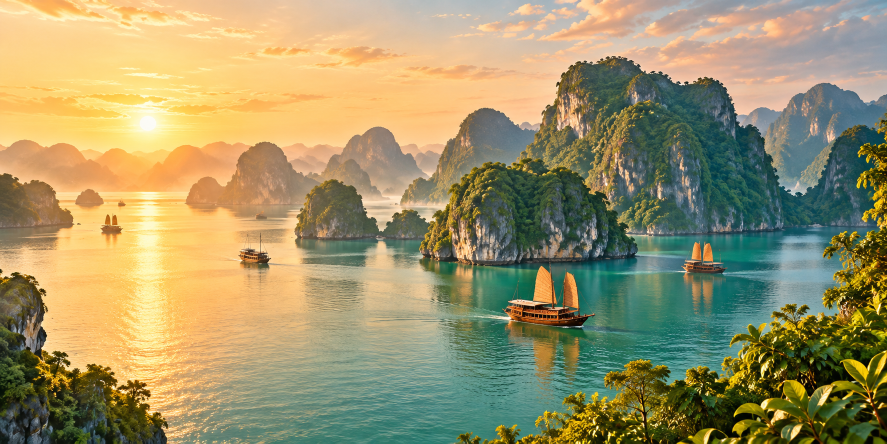
#> input picture dist/assets/halong.png, 1774 x 887 px (shown at 1/2 size)
$ python optimize-assets.py
#> lines starting #> are read from the running program, lines starting #| are printed output that depends on the picture
"""Create responsive WebP siblings; original photographs and brand assets stay intact."""
from pathlib import Path
from PIL import Image, ImageOps

root = Path(__file__).resolve().parents[1]
assets = root / 'dist' / 'assets'
sources = {
    'ha-long': assets / 'halong.png',
    'hoi-an': root / 'qa' / 'source-images' / 'hoi-an.jpg',
    'sa-pa': root / 'qa' / 'source-images' / 'sa-pa.jpg',
    'da-lat': root / 'qa' / 'source-images' / 'da-lat.jpg',
}
for name, source in sources.items():
    if not source.exists():
        continue
    with Image.open(source) as original:
#> original is the input picture: PIL image 1774x887 RGB; mean R, G, B 157.3, 147.3, 105.4
        image = ImageOps.exif_transpose(original).convert('RGB')
        for width in (480, 960, 1280):
            height = round(image.height * width / image.width)
            image.resize((width, height), Image.Resampling.LANCZOS).save(
                assets / f'{name}-{width}.webp', 'WEBP', quality=84, method=6
            )
#> this loop made 3 passes
#> pass 1, `image.resize((width, height), Image.Resampling.LANCZOS).save( assets /..`:
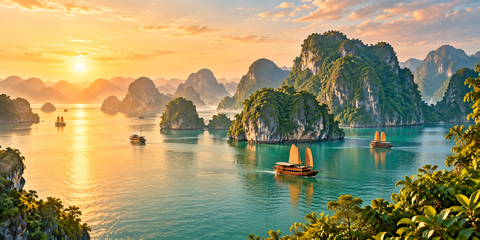
#> saved as ha-long-480.webp: PIL image 480x240 RGB; mean R, G, B 157.3, 147.3, 105.4
#> pass 2, `image.resize((width, height), Image.Resampling.LANCZOS).save( assets /..`:
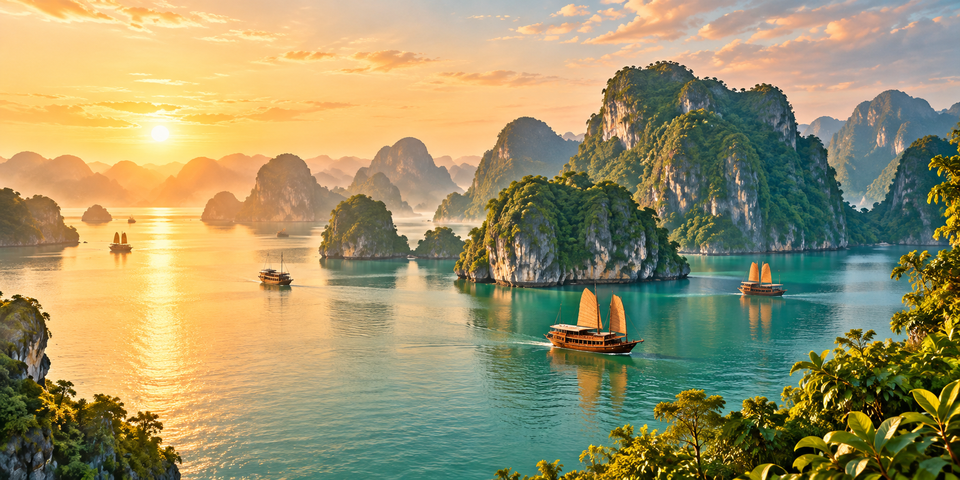
#> saved as ha-long-960.webp: PIL image 960x480 RGB; mean R, G, B 157.3, 147.3, 105.4
for name, source, size in (
    ('goease-logo-small', 'goease-logo.png', 128),
    ('goease-logo-cutout-small', 'goease-logo-cutout.png', 320),
):
#> (the run stopped early here; a loop or call above may not have finished)
